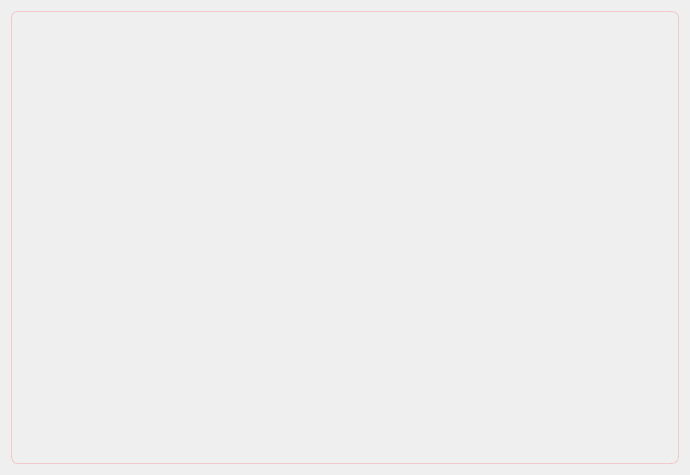
<?xml version="1.0" encoding="UTF-8"?>
<ui version="4.0">
 <class>widget_table</class>
 <widget class="QWidget" name="widget_table">
  <property name="geometry">
   <rect>
    <x>0</x>
    <y>0</y>
    <width>690</width>
    <height>475</height>
   </rect>
  </property>
  <property name="windowTitle">
   <string>Form</string>
  </property>
  <layout class="QVBoxLayout" name="verticalLayout">
   <item>
    <widget class="QTableView" name="tableView">
     <property name="styleSheet">
      <string notr="true">QTableView {
background-color: transparent;
border: 1px solid rgba(255,1,1,40);
border-radius: 7px;
color: black;
border-bottom-right-radius: 7px; 
border-bottom-left-radius: 7px; 
}
QHeaderView{
background-color: transparent;
font-weight: bold;
border-bottom: 1px solid rgba(255,1,1,40);
}

QHeaderView::section{
background-color: transparent;
height: 50px;
}
QTableView::item {
	font-size: 11pt;
    border-bottom: 1px solid rgba(255,1,1,40);
}
QTableView::item:selected{
	border: none;
    background-color: rgba(255, 1, 1, 50);
}


</string>
     </property>
     <property name="selectionBehavior">
      <enum>QAbstractItemView::SelectRows</enum>
     </property>
     <property name="showGrid">
      <bool>false</bool>
     </property>
     <property name="sortingEnabled">
      <bool>true</bool>
     </property>
     <attribute name="horizontalHeaderCascadingSectionResizes">
      <bool>true</bool>
     </attribute>
     <attribute name="horizontalHeaderMinimumSectionSize">
      <number>100</number>
     </attribute>
     <attribute name="horizontalHeaderDefaultSectionSize">
      <number>10</number>
     </attribute>
     <attribute name="horizontalHeaderStretchLastSection">
      <bool>true</bool>
     </attribute>
     <attribute name="verticalHeaderVisible">
      <bool>false</bool>
     </attribute>
    </widget>
   </item>
  </layout>
 </widget>
 <resources/>
 <connections/>
</ui>
